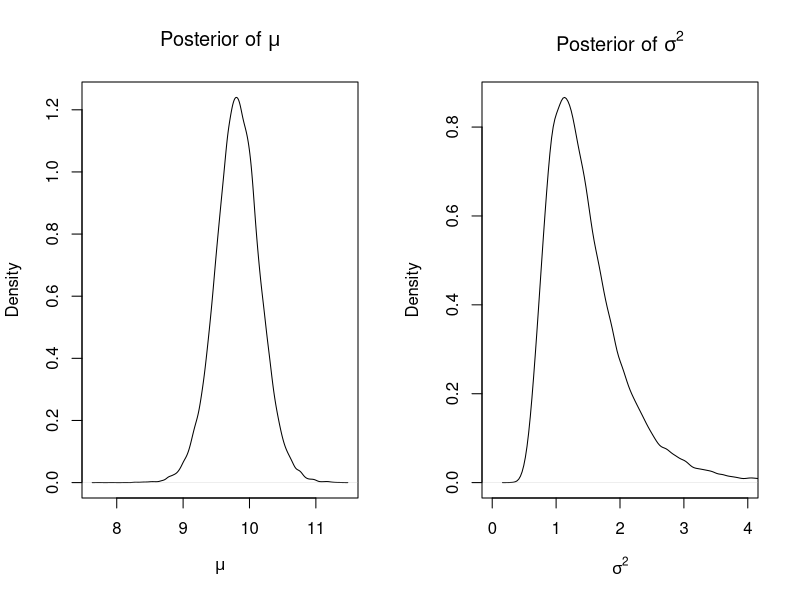

The R script that drew this image:
# STT 465 HW3 - Question 5: posterior simulation and prior sensitivity
set.seed(465)
x <- c(8.4, 10.1, 9.7, 11.2, 10.5, 9.1, 10.8, 11.0, 9.6, 10.3)

n <- length(x)

xbar <- mean(x)

SS <- sum((x - xbar)^2)

nig_post <- function(mu0, p0, nu0, SS0) {
  pn  <- p0 + n
  mun <- (p0 * mu0 + n * xbar) / pn
  nun <- nu0 + n
  SSn <- SS0 + SS + (p0 * n / pn) * (xbar - mu0)^2
  list(pn = pn, mun = mun, nun = nun, SSn = SSn)
}


sim_post <- function(post, S = 50000) {
  sigma2 <- 1 / rgamma(S, shape = post$nun / 2, rate = post$SSn / 2)
  mu     <- rnorm(S, mean = post$mun, sd = sqrt(sigma2 / post$pn))
  data.frame(mu = mu, sigma2 = sigma2)
}

post1  <- nig_post(mu0 = 9, p0 = 3, nu0 = 4, SS0 = 8)
draws1 <- sim_post(post1)


# (c) mu summaries
mean(draws1$mu)

mean(draws1$mu > 10)

quantile(draws1$mu, c(.025, .975))





# (d) sigma^2 summaries and plots
mean(draws1$sigma2); quantile(draws1$sigma2, c(.025, .975))
par(mfrow = c(1, 2))
plot(density(draws1$mu), main = expression("Posterior of " * mu), xlab = expression(mu))
plot(density(draws1$sigma2), main = expression("Posterior of " * sigma^2),
     xlab = expression(sigma^2), xlim = c(0, 4))



# (e) weak prior
post2  <- nig_post(mu0 = 0, p0 = 0.01, nu0 = 0.01, SS0 = 0.01)
draws2 <- sim_post(post2)
mean(draws2$mu); mean(draws2$mu > 10); quantile(draws2$mu, c(.025, .975))
mean(draws2$sigma2); quantile(draws2$sigma2, c(.025, .975))
